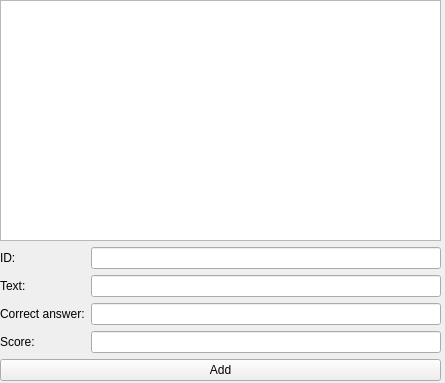
<?xml version="1.0" encoding="UTF-8"?>
<ui version="4.0">
 <class>PresenterWindow</class>
 <widget class="QWidget" name="PresenterWindow">
  <property name="geometry">
   <rect>
    <x>0</x>
    <y>0</y>
    <width>445</width>
    <height>383</height>
   </rect>
  </property>
  <property name="windowTitle">
   <string>Form</string>
  </property>
  <widget class="QWidget" name="verticalLayoutWidget">
   <property name="geometry">
    <rect>
     <x>0</x>
     <y>0</y>
     <width>441</width>
     <height>381</height>
    </rect>
   </property>
   <layout class="QVBoxLayout" name="verticalLayout">
    <item>
     <widget class="QTableView" name="tableView"/>
    </item>
    <item>
     <layout class="QFormLayout" name="formLayout">
      <item row="0" column="0">
       <widget class="QLabel" name="label">
        <property name="text">
         <string>ID:</string>
        </property>
       </widget>
      </item>
      <item row="0" column="1">
       <widget class="QLineEdit" name="lineEdit"/>
      </item>
      <item row="1" column="0">
       <widget class="QLabel" name="label_2">
        <property name="text">
         <string>Text:</string>
        </property>
       </widget>
      </item>
      <item row="1" column="1">
       <widget class="QLineEdit" name="lineEdit_2"/>
      </item>
      <item row="2" column="0">
       <widget class="QLabel" name="label_3">
        <property name="text">
         <string>Correct answer:</string>
        </property>
       </widget>
      </item>
      <item row="2" column="1">
       <widget class="QLineEdit" name="lineEdit_3"/>
      </item>
      <item row="3" column="0">
       <widget class="QLabel" name="label_4">
        <property name="text">
         <string>Score:</string>
        </property>
       </widget>
      </item>
      <item row="3" column="1">
       <widget class="QLineEdit" name="lineEdit_4"/>
      </item>
     </layout>
    </item>
    <item>
     <widget class="QPushButton" name="pushButton">
      <property name="text">
       <string>Add</string>
      </property>
     </widget>
    </item>
   </layout>
  </widget>
 </widget>
 <resources/>
 <connections/>
</ui>
